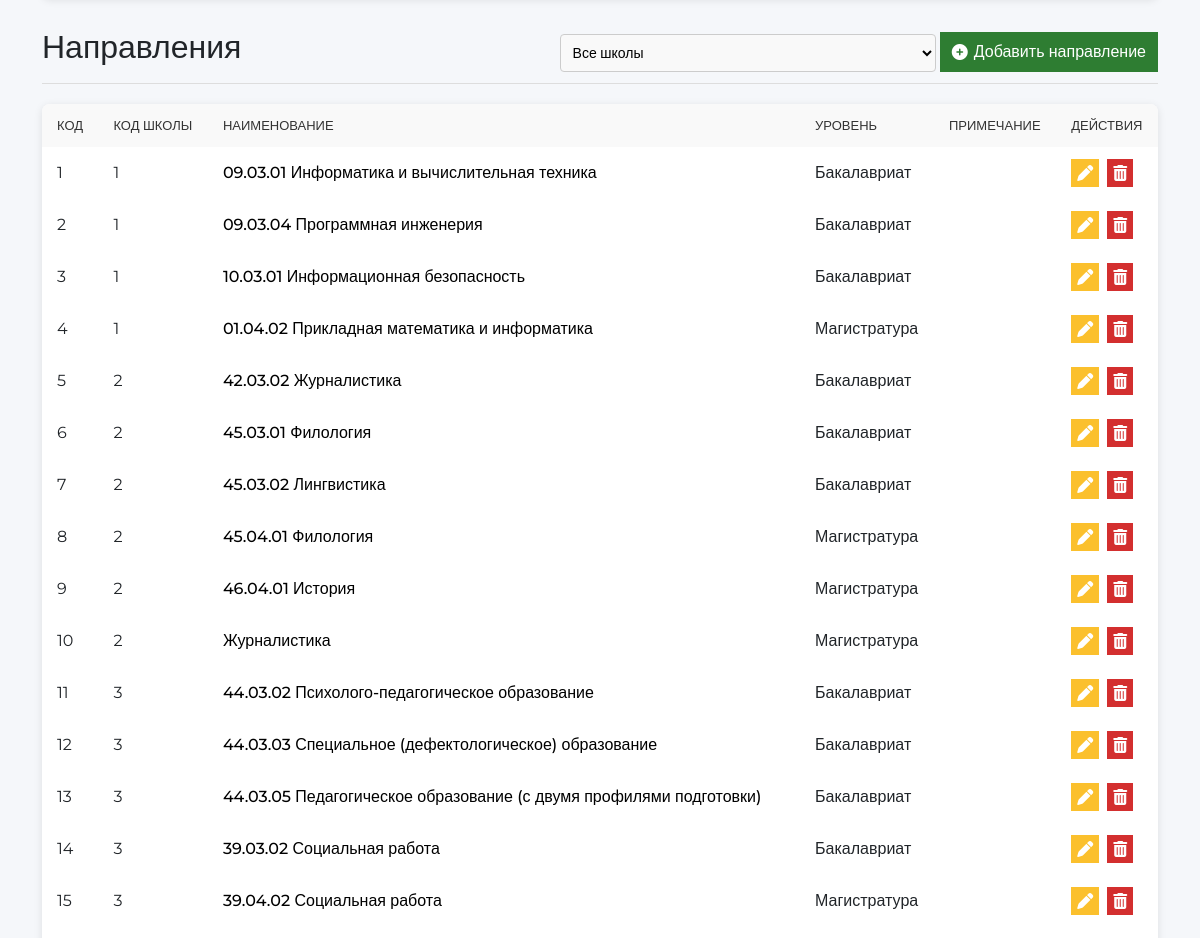
The page /schools.php (middle part) on the database as committed earlier.
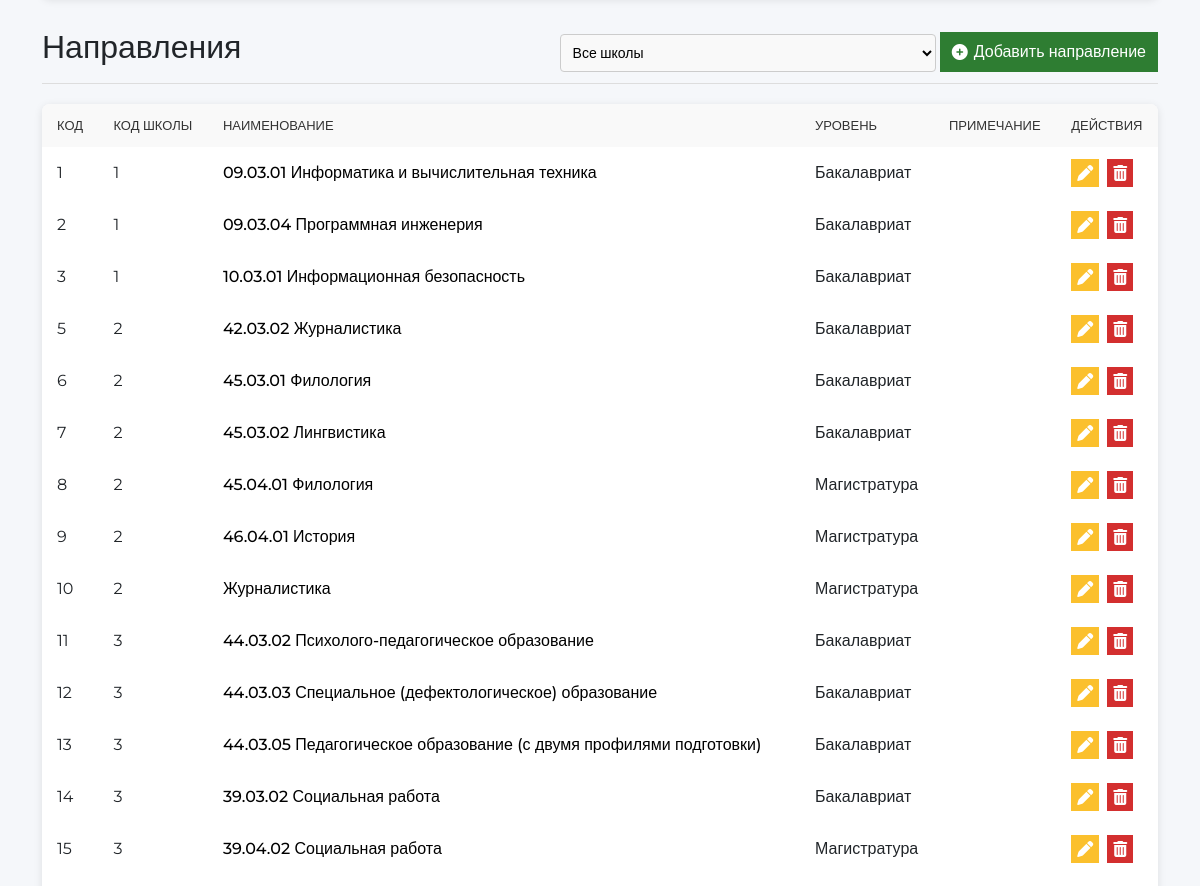
The same page on the database as committed later.
### tables this page shows
CREATE TABLE `Directions` (
  `code` int(11) NOT NULL,
  `vsh_code` int(11) DEFAULT NULL,
  `direction_name` varchar(255) NOT NULL,
  `level` enum('Бакалавриат','Магистратура','Аспирантура') DEFAULT NULL,
  `notes` text
);

CREATE TABLE `Schools` (
  `code` int(11) NOT NULL,
  `name` varchar(255) NOT NULL,
  `abbreviation` varchar(50) DEFAULT NULL,
  `notes` text
);

### schools.php (the view, shortened to what this page needs)
<?php
$host = 'localhost';
$dbname = 'SystemDocument';
$username = 'root';
$password = '';
try {
    $pdo = new PDO("mysql:host=$host;dbname=$dbname;charset=utf8mb4", $username, $password);
    $pdo->setAttribute(PDO::ATTR_ERRMODE, PDO::ERRMODE_EXCEPTION);
} catch (PDOException $e) {
    $_SESSION['notification'] = ['type' => 'error', 'message' => 'Ошибка подключения к базе данных: ' . $e->getMessage()];
    header('Location: schools.php');
    exit;
}
try {
    $query = $pdo->query("
        SELECT s.code, s.name, s.abbreviation, s.notes,
               d.code AS direction_code, d.vsh_code, d.direction_name, d.level, d.notes AS direction_notes
        FROM Schools s
        LEFT JOIN Directions d ON s.code = d.vsh_code
        ORDER BY s.code, d.code
    ");
    $results = $query->fetchAll(PDO::FETCH_ASSOC);
} catch (PDOException $e) {
    $_SESSION['notification'] = ['type' => 'error', 'message' => 'Ошибка при получении данных: ' . $e->getMessage()];
    $results = [];
}
$directions = [];
foreach ($results as $row) {
    if ($row['direction_code']) {
        $directions[] = [
            'code' => $row['direction_code'],
            'vsh_code' => $row['vsh_code'],
            'direction_name' => $row['direction_name'],
            'level' => $row['level'],
            'notes' => $row['direction_notes'],
            'school_name' => $row['name']
        ];
    }
}
?>
<!DOCTYPE html>
<html lang="ru">
<head>
    <link rel="stylesheet" href="https://cdnjs.cloudflare.com/ajax/libs/font-awesome/6.0.0/css/all.min.css">
</head>
<body>
    <div class="container">
        <div class="section-header">
            <h2>Направления</h2>
            <div class="add-buttons">
                <select id="school-filter" class="filter-select">
                    <option value="">Все школы</option>
                </select>
                <button class="add-button" onclick="openAddDirectionModal()"><i class="fas fa-circle-plus"></i> Добавить направление</button>
            </div>
        </div>
        <table id="directions-table">
            <thead>
                <tr>
                    <th>Код</th>
                    <th>Код школы</th>
                    <th>Наименование</th>
                    <th>Уровень</th>
                    <th>Примечание</th>
                    <th>Действия</th>
                </tr>
            </thead>
            <tbody>
                <?php foreach ($directions as $direction): ?>
                    <tr data-vsh-code="<?= htmlspecialchars($direction['vsh_code']) ?>">
                        <td><?= htmlspecialchars($direction['code']) ?></td>
                        <td><?= htmlspecialchars($direction['vsh_code']) ?></td>
                        <td>
                            <span class="clickable-name" data-direction='<?= htmlspecialchars(json_encode($direction)) ?>'>
                                <?= htmlspecialchars($direction['direction_name'] ?? '') ?>
                            </span>
                        </td>
                        <td><?= htmlspecialchars($direction['level'] ?? '') ?></td>
                        <td><?= htmlspecialchars($direction['notes'] ?? '') ?></td>
                        <td>
                            <div class="actions">
                                <button class="edit-button" onclick="openEditDirectionModal('<?= addslashes($direction['code']) ?>', '<?= addslashes($direction['vsh_code']) ?>', '<?= addslashes($direction['direction_name'] ?? '') ?>', '<?= addslashes($direction['level'] ?? '') ?>', '<?= addslashes($direction['notes'] ?? '') ?>')"><i class="fas fa-pen"></i></button>
                                <button class="delete-button" onclick="confirmDeleteDirection('<?= addslashes($direction['code']) ?>')"><i class="fas fa-trash-can"></i></button>
                            </div>
                        </td>
                    </tr>
                <?php endforeach; ?>
            </tbody>
        </table>
    </div>
</body>
</html>

Rows that differ between the two databases and show on the page:
removed directions: code "4", vsh_code "1", direction_name "01.04.02 Прикладная математика и информатика", level "Магистратура"
